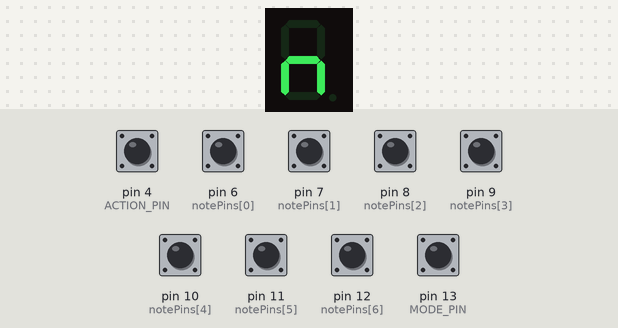
Recording of a sketch running on a simulated Arduino Uno, built with avr-gcc and run on an emulated ATmega328P. Parts: 1-digit seven-segment display. Wiring (inferred from the names in the program): 1-digit 7-segment display, segments lit when LOW: segments pin 2, pin 3, A0, A1, A2, A3, A4, A5. The test bench sets the inputs (shaded band); at power-on: pin 4 (ACTION_PIN), pin 6 (notePins[0]), pin 7 (notePins[1]), pin 8 (notePins[2]), pin 9 (notePins[3]), pin 10 (notePins[4]), pin 11 (notePins[5]), pin 12 (notePins[6]), pin 13 (MODE_PIN) HIGH. The segment pins are drawn as the display they are named for.

Above: at 1.2 s.
1.3 s: pin 13 (MODE_PIN) pulled LOW for 0.15 s
At 2.0 s:
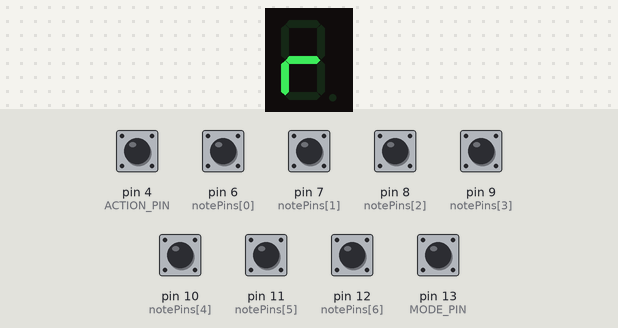
2.9 s: pin 4 (ACTION_PIN) pulled LOW for 0.15 s
At 3.13 s:
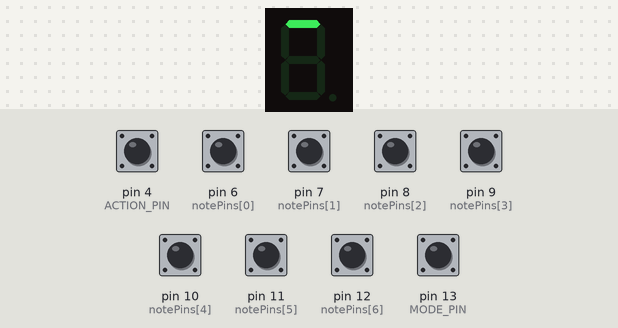
3.6 s: pin 13 (MODE_PIN) pulled LOW for 1 s
At 4.0 s:
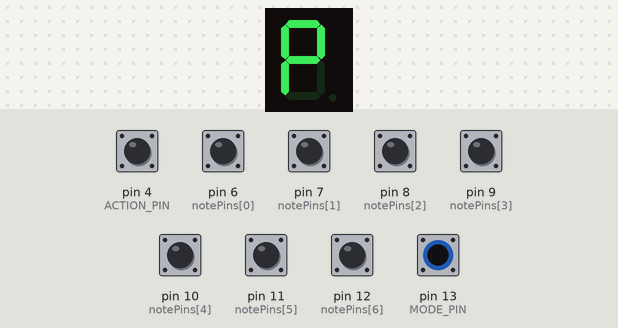
6.1 s: pin 4 (ACTION_PIN) pulled LOW for 1 s
At 6.6 s:
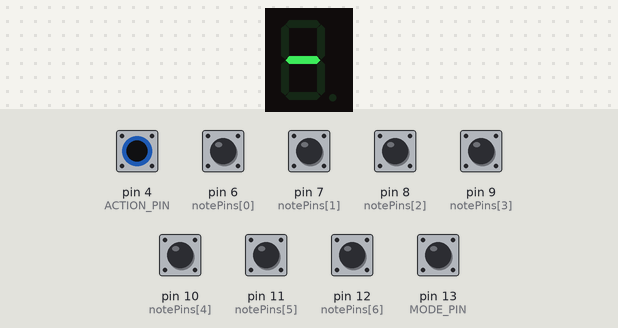
8.6 s: pin 13 (MODE_PIN) pulled LOW for 0.15 s
At 9.3 s:
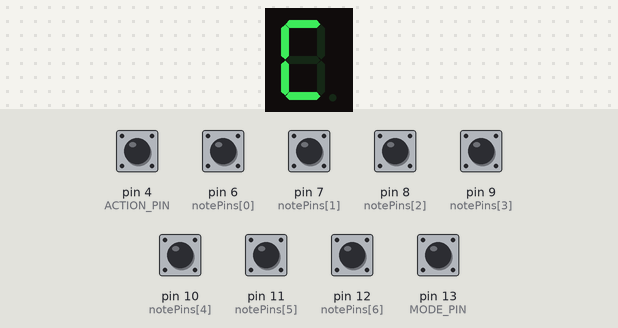
10.2 s: pin 4 (ACTION_PIN) pulled LOW for 0.15 s
At 11.0 s:
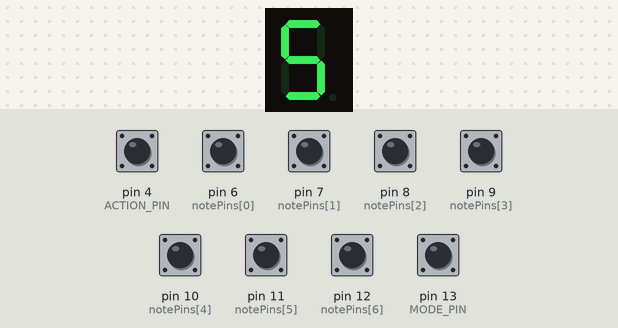
Timing chart, 0 to 13.2 s (numbered marks = the images above; inputs shaded):
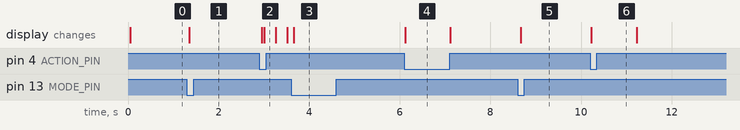

Measured:
- after the input at 1.3 s, the display: changes after 0.05 s (image 1)
- after the input at 2.9 s, the display: first changes after 0.06 s (image 2 shows a later state)
- after the input at 3.6 s, the display: changes after 0.06 s (image 3)
- after the input at 6.1 s, the display: changes at once (image 4)
- after the input at 8.6 s, the display: changes after 0.07 s (image 5)
- after the input at 10.2 s, the display: changes at once (image 6)

The sketch:

piano.ino
```cpp
#include "pitches.h"
#include "ssd.h"

#define SPEAKER_PIN 5
#define MODE_PIN 13
#define ACTION_PIN 4

const int ssdPins[8] = {2, 3, A0, A1, A2, A3, A4, A5};
                       //C  D  E  F  G   A   B
const int notePins[7] = {6, 7, 8, 9, 10, 11, 12};
const int notes[49] = {
    NOTE_C1, NOTE_D1, NOTE_E1, NOTE_F1, NOTE_G1, NOTE_A1, NOTE_B1,
    NOTE_C2, NOTE_D2, NOTE_E2, NOTE_F2, NOTE_G2, NOTE_A2, NOTE_B2,
    NOTE_C3, NOTE_D3, NOTE_E3, NOTE_F3, NOTE_G3, NOTE_A3, NOTE_B3,
    NOTE_C4, NOTE_D4, NOTE_E4, NOTE_F4, NOTE_G4, NOTE_A4, NOTE_B4,
    NOTE_C5, NOTE_D5, NOTE_E5, NOTE_F5, NOTE_G5, NOTE_A5, NOTE_B5,
    NOTE_C6, NOTE_D6, NOTE_E6, NOTE_F6, NOTE_G6, NOTE_A6, NOTE_B6,
    NOTE_C7, NOTE_D7, NOTE_E7, NOTE_F7, NOTE_G7, NOTE_A7, NOTE_B7
};

SsdDriver ssd(ssdPins);

void setup() {
    for (int i=0; i<7; i++) {
        pinMode(notePins[i], INPUT_PULLUP);
    }
    pinMode(MODE_PIN, INPUT_PULLUP);
    pinMode(ACTION_PIN, INPUT_PULLUP);
    pinMode(SPEAKER_PIN, OUTPUT);
}

int recordedNotes[200] = {};
long recordedLength[200] = {};

int noteSpace = 3;

int currentNote = 0;
int lastNote = 0;

bool recording = false;
int recordIdx = 0;
long recordMillis = 0;

int modeIdx = 0;
char modes[4] = "nrpc";
char mode = 'n';

bool lastModePinState = HIGH;
bool lastActionPinState = HIGH;

long pauseRefreshUntil = 0;

void loop() {
    // Read buttons
    bool modePinState = digitalRead(MODE_PIN);
    bool actionPinState = digitalRead(ACTION_PIN);

    // Drive ssd
    if (millis() > pauseRefreshUntil) {
        switch (mode) {
            case 'n':
                ssd.setDisplay(23);
                ssd.update();
                break;
            case 'r':
                if (recording) {
                    ssd.setDisplay(40 + (millis()/250)%6);
                } else {
                    ssd.setDisplay(27);
                }
                ssd.update();
                break;
            case 'p':
                ssd.setDisplay(25);
                ssd.update();
                break;
            case 'c':
                ssd.setDisplay(12);
                ssd.update();
                break;
            default:
                mode = 'n';
                ssd.setDisplay(23);
                ssd.update();
                break;
        }
    }

    // Select mode
    if (modePinState < lastModePinState) {
        if (recording) {
            recording = false;
        }
        modeIdx++;
        modeIdx %= 4;
        mode = modes[modeIdx];
    }

    // Normal playing
    bool playing = false;
    for (int i=0; i<7; i++) {
        if (!digitalRead(notePins[i])) {
            currentNote = 7*noteSpace + i+1;
            tone(SPEAKER_PIN, notes[7*noteSpace + i]);
            playing = true;
            break;
        }
    }
    if (!playing) {
        currentNote = 0;
        noTone(SPEAKER_PIN);
    }

    // Config
    if (mode == 'c' && actionPinState < lastActionPinState) {
        noteSpace++;
        noteSpace %= 7;
        ssd.setDisplay(noteSpace + 1);
        ssd.update();
        pauseRefreshUntil = millis() + 1000;
    }

    // Recording
    if (mode == 'r' && actionPinState < lastActionPinState) {
        if (recording) {
            recording = false;
        } else {
            recording = true;
            recordIdx = 0;
            for (int i=0; i<200; i++) {
                recordedNotes[i] = 0;
                recordedLength[i] = 0;
            }
        }
    }
    if (currentNote != lastNote && recording) {
        int elapsed = millis() - recordMillis;
        if (recordIdx != 0 || recordedNotes[0] != 0) {
            recordedLength[recordIdx] = elapsed;
            recordIdx++;
            if (recordIdx >= 199) {
                recording = false;
            }
        }
        recordMillis = millis();
        recordedNotes[recordIdx] = currentNote;
    }
    lastNote = currentNote;

    // Playback
    if (mode == 'p' && actionPinState < lastActionPinState) {
        if (recordIdx == 0) {
            ssd.setDisplay(37);
            ssd.update();
            pauseRefreshUntil = millis() + 1000;
        }
        int loadingSegment = 0;
        for (int i=0; i<recordIdx; i++) {
            if (recordedNotes[i] > 0) {
                ssd.setDisplay(40 + loadingSegment++%6);
                ssd.update();
                tone(SPEAKER_PIN, notes[recordedNotes[i]-1]);
            } else {
                noTone(SPEAKER_PIN);
            }
            delay(recordedLength[i]);
        }
        noTone(SPEAKER_PIN);
    }
    lastModePinState = modePinState;
    lastActionPinState = actionPinState;
    delay(50);
}
```

pitches.h
```cpp
#define NOTE_B0  31
#define NOTE_C1  33
#define NOTE_CS1 35
#define NOTE_D1  37
#define NOTE_DS1 39
#define NOTE_E1  41
#define NOTE_F1  44
#define NOTE_FS1 46
#define NOTE_G1  49
#define NOTE_GS1 52
#define NOTE_A1  55
#define NOTE_AS1 58
#define NOTE_B1  62
#define NOTE_C2  65
#define NOTE_CS2 69
#define NOTE_D2  73
#define NOTE_DS2 78
#define NOTE_E2  82
#define NOTE_F2  87
#define NOTE_FS2 93
#define NOTE_G2  98
#define NOTE_GS2 104
#define NOTE_A2  110
#define NOTE_AS2 117
#define NOTE_B2  123
#define NOTE_C3  131
#define NOTE_CS3 139
#define NOTE_D3  147
#define NOTE_DS3 156
#define NOTE_E3  165
#define NOTE_F3  175
#define NOTE_FS3 185
#define NOTE_G3  196
#define NOTE_GS3 208
#define NOTE_A3  220
#define NOTE_AS3 233
#define NOTE_B3  247
#define NOTE_C4  262
#define NOTE_CS4 277
#define NOTE_D4  294
#define NOTE_DS4 311
#define NOTE_E4  330
#define NOTE_F4  349
#define NOTE_FS4 370
#define NOTE_G4  392
#define NOTE_GS4 415
#define NOTE_A4  440
#define NOTE_AS4 466
#define NOTE_B4  494
#define NOTE_C5  523
#define NOTE_CS5 554
#define NOTE_D5  587
#define NOTE_DS5 622
#define NOTE_E5  659
#define NOTE_F5  698
#define NOTE_FS5 740
#define NOTE_G5  784
#define NOTE_GS5 831
#define NOTE_A5  880
#define NOTE_AS5 932
#define NOTE_B5  988
#define NOTE_C6  1047
#define NOTE_CS6 1109
#define NOTE_D6  1175
#define NOTE_DS6 1245
#define NOTE_E6  1319
#define NOTE_F6  1397
#define NOTE_FS6 1480
#define NOTE_G6  1568
#define NOTE_GS6 1661
#define NOTE_A6  1760
#define NOTE_AS6 1865
#define NOTE_B6  1976
#define NOTE_C7  2093
#define NOTE_CS7 2217
#define NOTE_D7  2349
#define NOTE_DS7 2489
#define NOTE_E7  2637
#define NOTE_F7  2794
#define NOTE_FS7 2960
#define NOTE_G7  3136
#define NOTE_GS7 3322
#define NOTE_A7  3520
#define NOTE_AS7 3729
#define NOTE_B7  3951
#define NOTE_C8  4186
#define NOTE_CS8 4435
#define NOTE_D8  4699
#define NOTE_DS8 4978
```

ssd.h
```cpp
class SsdDriver {
    const int ssdMap[46] = {
        // GFEDCBA  Segments      7-segment map:
        0b0111111, // 0   "0"          AAA
        0b0000110, // 1   "1"         F   B
        0b1011011, // 2   "2"         F   B
        0b1001111, // 3   "3"          GGG
        0b1100110, // 4   "4"         E   C
        0b1101101, // 5   "5"         E   C
        0b1111101, // 6   "6"          DDD
        0b0000111, // 7   "7"
        0b1111111, // 8   "8"
        0b1101111, // 9   "9"
        0b1110111, // 65  'A'
        0b1111100, // 66  'b'
        0b0111001, // 67  'C'
        0b1011110, // 68  'd'
        0b1111001, // 69  'E'
        0b1110001, // 70  'F'
        0b0111101, // 71  'G'
        0b1110110, // 72  'H'
        0b0110000, // 73  'I'
        0b0001110, // 74  'J'
        0b1110110, // 75  'K'  Same as 'H'
        0b0111000, // 76  'L'
        0b0010101, // 77  'M'  Alternate display
        0b1010100, // 78  'n'
        0b0111111, // 79  'O'
        0b1110011, // 80  'P'
        0b1100111, // 81  'q'
        0b1010000, // 82  'r'
        0b1101101, // 83  'S'
        0b1111000, // 84  't'
        0b0111110, // 85  'U'
        0b0111110, // 86  'V'  Same as 'U'
        0b0101010, // 87  'W'  Alternate display
        0b1110110, // 88  'X'  Same as 'H'
        0b1101110, // 89  'y'
        0b1011011, // 90  'Z'  Same as '2'
        0b0000000, // 32  ' '  BLANK
        0b1000000, // 45  '-'  DASH
        0b1100011, // 42 '*'  DEGREE ..
        0b0001000, // 95 '_'  UNDERSCORE
        0b0000001, // LOADING: 1
        0b0000010, // LOADING: 2
        0b0000100, // LOADING: 3
        0b0001000, // LOADING: 4
        0b0010000, // LOADING: 5
        0b0100000, // LOADING: 6
    };
    int ssdPins[8];
    int displaying;
    bool dpState;

   public:
    SsdDriver(int pins[]) {
        for (int i=0; i<8; i++) {
            this->ssdPins[i] = pins[i];
            pinMode(pins[i], OUTPUT);
        }
        this->displaying = -1;
        this->dpState = LOW;
        update();
    }

    void update() {
        if (displaying < 0 || displaying > 45) {
            for (int i=0; i<7; i++) {
                digitalWrite(ssdPins[i], HIGH);
            }
            digitalWrite(ssdPins[7], !dpState);
            return;
        }
        int ssdVal = this->ssdMap[displaying];
        for (int i=0; i<7; i++) {
            digitalWrite(ssdPins[i], ((ssdVal >> i) & 0b1) ^ 0b1);
        }
        digitalWrite(ssdPins[7], !dpState);
    }

    void setDisplay(int num) {
        this->displaying = num;
    }

    void setDpState(bool state) {
        this->dpState = state;
    }
};
```
